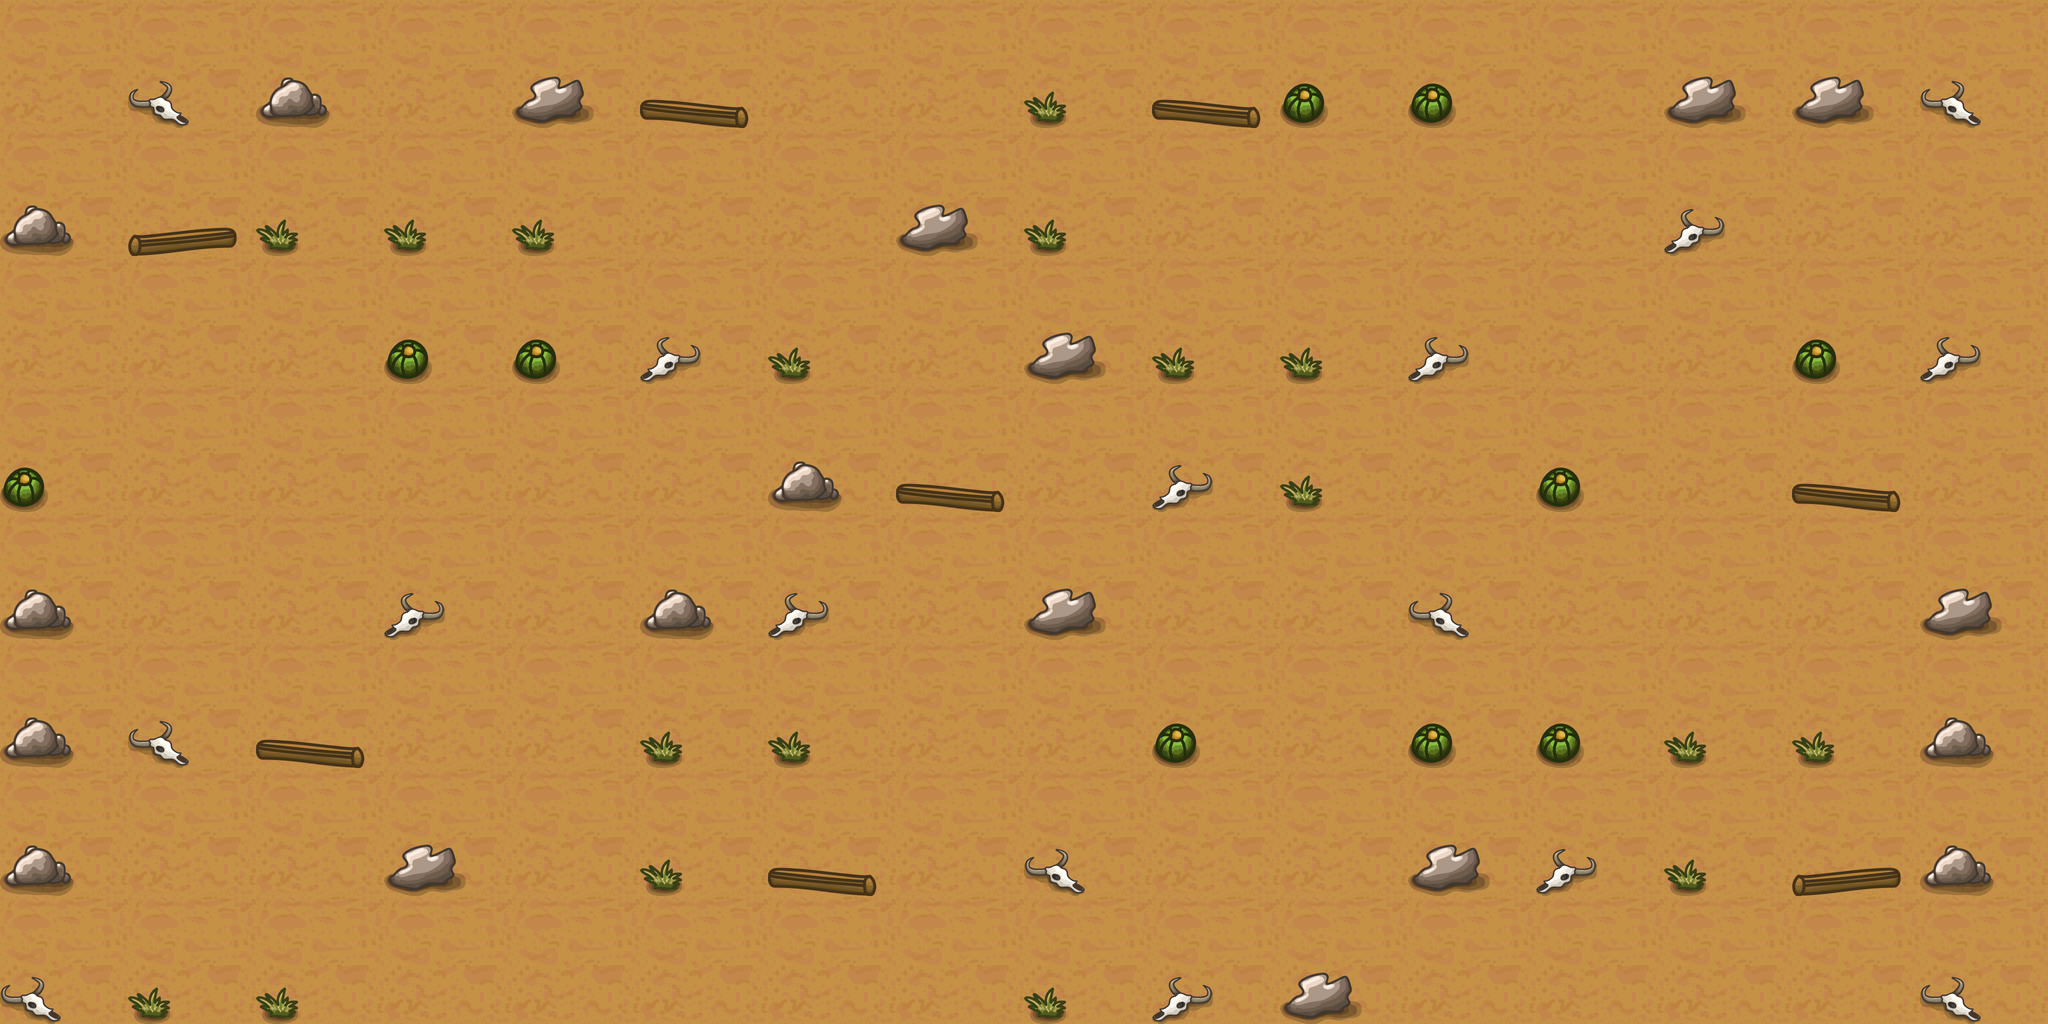

A 2D game scene composited from a Tiled map and its tileset images. What follows is a short description and the map's XML, with every tile layer's data as written:
An orthogonal 16x8 tile map with 256x256 px tiles, 2 tile layers (图块层 1, 图块层 2).

<map version="1.10" tiledversion="1.10.1" orientation="orthogonal" renderorder="right-down" width="16" height="8" tilewidth="256" tileheight="256" infinite="0" nextlayerid="3" nextobjectid="1">
 <editorsettings>
  <export target="../../../map..tmx" format="tmx" />
 </editorsettings>
 <tileset firstgid="1" source="map.tsx" />
 <layer id="1" name="图块层 1" width="16" height="8">
  <data encoding="csv">
1,1,1,1,1,1,1,1,1,1,1,1,1,1,1,1,
1,1,1,1,1,1,1,1,1,1,1,1,1,1,1,1,
1,1,1,1,1,1,1,1,1,1,1,1,1,1,1,1,
1,1,1,1,1,1,1,1,1,1,1,1,1,1,1,1,
1,1,1,1,1,1,1,1,1,1,1,1,1,1,1,1,
1,1,1,1,1,1,1,1,1,1,1,1,1,1,1,1,
1,1,1,1,1,1,1,1,1,1,1,1,1,1,1,1,
1,1,1,1,1,1,1,1,1,1,1,1,1,1,1,1
</data>
 </layer>
 <layer id="2" name="图块层 2" width="16" height="8">
  <data encoding="csv">
0,2147483651,8,0,7,2147483650,0,0,4,2147483650,6,6,0,7,7,2147483651,
8,2,4,4,4,0,0,7,4,0,0,0,0,3,0,0,
0,0,0,6,6,3,4,0,7,4,4,3,0,0,6,3,
6,0,0,0,0,0,8,2147483650,0,3,4,0,6,0,2147483650,0,
8,0,0,3,0,8,3,0,7,0,0,2147483651,0,0,0,7,
8,2147483651,2147483650,0,0,4,4,0,0,6,0,6,6,4,4,8,
8,0,0,7,0,4,2147483650,0,2147483651,0,0,7,3,4,2,8,
2147483651,4,4,0,0,0,0,0,4,3,7,0,0,0,0,2147483651
</data>
 </layer>
</map>
